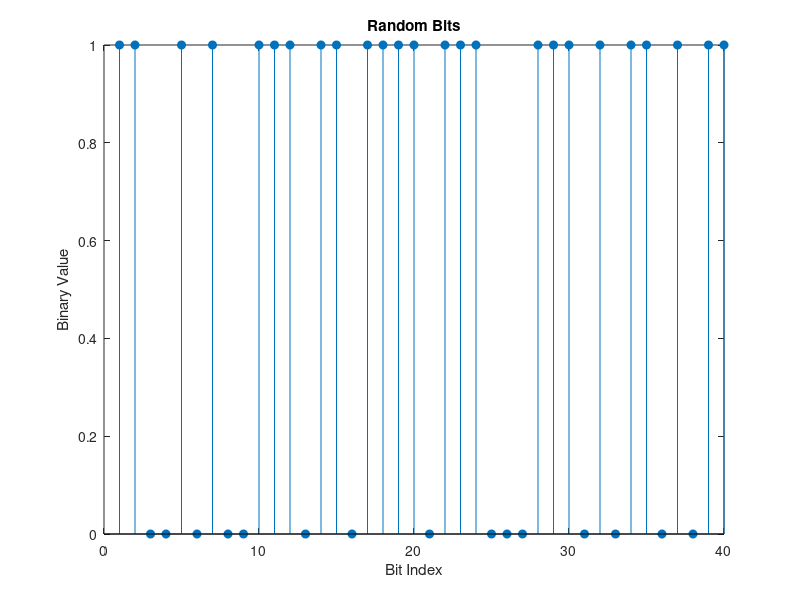
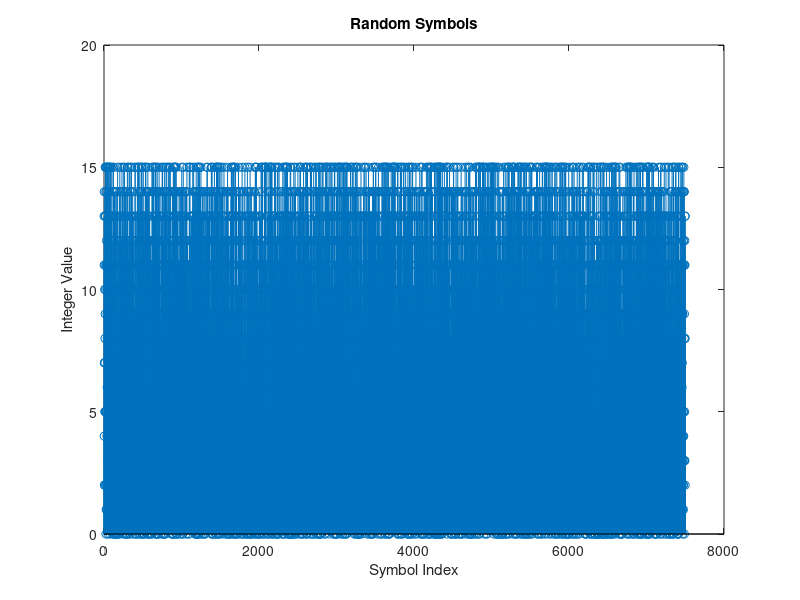
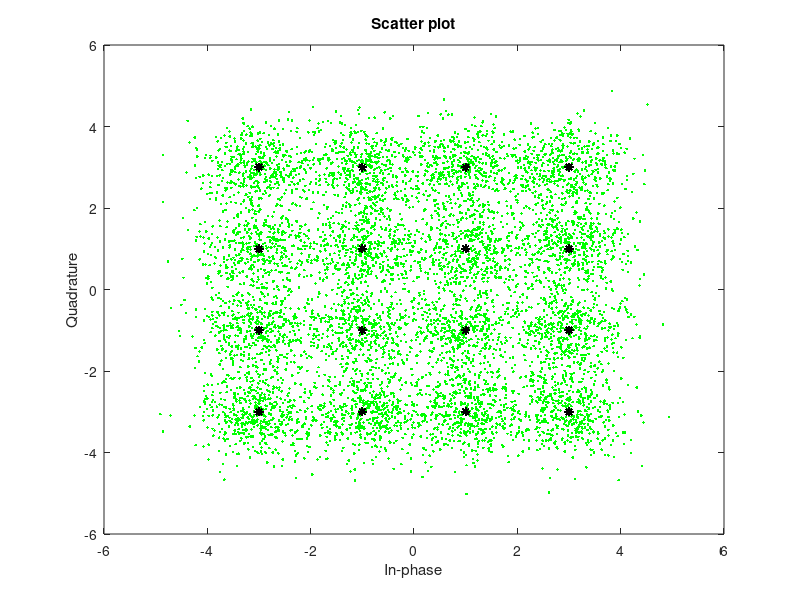
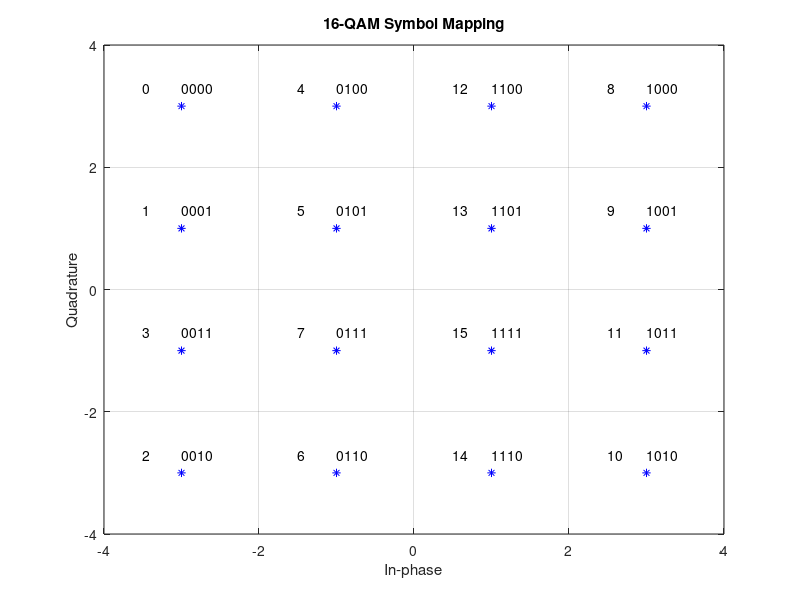

The MATLAB script that drew these images, in order:
%%
%{
    定义参数，生成长度为 N 的比特流

    rng — 控制随机数生成,将函数设置为其默认状态或任何静态种子值，以便示例生成可重复的结果。
    randi — 生成随机数据流
%}
M   = 16;       % QAM Modulation order : 16-QAM (alphabet size or number of points in signal constellation)
k   = log2(M);  % Number of bits per symbol : 16-QAM carry 4 bits
n   = 3e4;      % Number of bits to process
sps = 4;        % Number of samples per symbol (oversampling factor)

rng default;
dataIn = randi([0 1],n,1); % Generate vector of binary data

%{
    使用词干图显示随机二进制数据流的前 40 位的二进制值。在调用函数时使用冒号 （） 运算符来选择二进制向量的一部分。
%}
stem(dataIn(1:40),'filled');
title('Random Bits');
xlabel('Bit Index');
ylabel('Binary Value');
%%
%{
    将二进制数据转换为整数值符号
    QAM函数的默认配置需要整数值数据作为要调制的输入符号。这里将前面生成的比特流进行转换

    reshape(A,sz1,...,szN) - 将 A 重构为一个 sz1×...×szN 数组
    bi2de(X) - 将二进制行向量转换为十进制整数

    在这个例子中使用了16-QAM，使用 reshape 将比特流分为每4-bit作为一组。
%}
dataInMatrix    = reshape(dataIn,length(dataIn)/k,k);
dataSymbolsIn   = bi2de(dataInMatrix);
figure;                    % Create new figure window.
stem(dataSymbolsIn);
title('Random Symbols');
xlabel('Symbol Index');
ylabel('Integer Value');
%%
%{
    使用 16-QAM 进行调制

    qammod - 将相位偏移为零的 16-QAM 调制应用于列矢量，以进行二进制编码和格雷编码的位到符号映射。
%}
dataMod     = qammod(dataSymbolsIn,M,'bin');    % Binary-encoded
dataModG    = qammod(dataSymbolsIn,M);          % Gray-encoded

%{
    添加白高斯噪声
    调制信号使信号具有指定信噪比（SNR）。SNR 将由每比特的能量与噪声的功率谱密度比值（EbNo : Eb/No）得到。本例中假设通道 Eb/No 为 10 分贝。

    awgn(x，snr，signalpower) - 将白高斯噪声添加到矢量信号 x 中，信噪比为 snr。'measured' 在添加噪声之前测量的功率
%}
EbNo        = 12;
snr         = EbNo+10*log10(k)-10*log10(sps);
rxSignal    = awgn(dataMod,snr,'measured');     % Binary-encoded
rxSignalG   = awgn(dataModG,snr,'measured');    % Gray-encoded
%%
%{
    创建星座图
    AWGN的效果存在于星座图中。

    scatterplot(x,n,offset,plotstring,scatfig) - 显示调制信号的同相和正交分量，以及通道后接收到的噪声信号。 
    n : 抽取因子
    plotstring : 设置散点图的绘制符号、线类型和颜色
    scatfig : 在现有对象中生成散点图
%}
sPlotFig = scatterplot(rxSignal,1,0,'g.');
hold on
scatterplot(dataMod,1,0,'k*',sPlotFig);
%%
%{
    解调 16-QAM

    qamdemod - 解调接收到的数据并输出整数值数据符号。
%}
dataSymbolsOut  = qamdemod(rxSignal,M,'bin'); % Binary-encoded data symbols
dataSymbolsOutG = qamdemod(rxSignalG,M);      % Gray-coded data symbols

%{
    将整数值符号转换为二进制数据

    de2bi(X,n) - 将整数转换为 n 元组位比特流。对于 16-QAM，采用 4 元组
    resharp - 使数据再转换为比特流
%}
dataOutMatrix   = de2bi(dataSymbolsOut,k);
dataOut         = dataOutMatrix(:);     % Return data in column vector
dataOutMatrixG  = de2bi(dataSymbolsOutG,k);
dataOutG        = dataOutMatrixG(:);   % Return data in column vector   
%%
%{
    计算系统 BER
    该函数计算原始二进制数据流和接收的数据流的位错误统计信息。可以观察到采用格雷码将显著降低 BER
%}
[numErrors,ber] = biterr(dataIn,dataOut);
fprintf('\nThe binary coding bit error rate is %5.2e, based on %d errors.\n',ber,numErrors)
[numErrorsG,berG] = biterr(dataIn,dataOutG);
fprintf('\nThe Gray coding bit error rate is %5.2e, based on %d errors.\n', berG,numErrorsG)
%%
%{
    绘制信号星座，显示 16-QAM 星座的自然和灰度编码二进制符号映射
    前面显示的星座图绘制了QAM星座中的点，但它没有指示符号值和星座点之间的映射。
%}
x       = (0:15);               % Integer input
symbin  = qammod(x,M,'bin');    % 16-QAM output (binary-coded)
symgray = qammod(x,M,'gray');   % 16-QAM output (Gray-coded)

scatterplot(symgray,1,0,'b*');
grid on;
for i = 1:M
    text(real(symgray(i)) - 0.0,imag(symgray(i)) + 0.3, ...
        dec2base(x(i),2,4));
     text(real(symgray(i)) - 0.5,imag(symgray(i)) + 0.3, ...
         num2str(x(i)));
    
%     text(real(symbin(i)) - 0.0,imag(symbin(i)) - 0.3, ...
%         dec2base(x(i),2,4),'Color',[1 0 0]);
%     text(real(symbin(i)) - 0.5,imag(symbin(i)) - 0.3, ...
%         num2str(x(i)),'Color',[1 0 0]);
end
title('16-QAM Symbol Mapping');
axis([-4 4 -4 4]);
